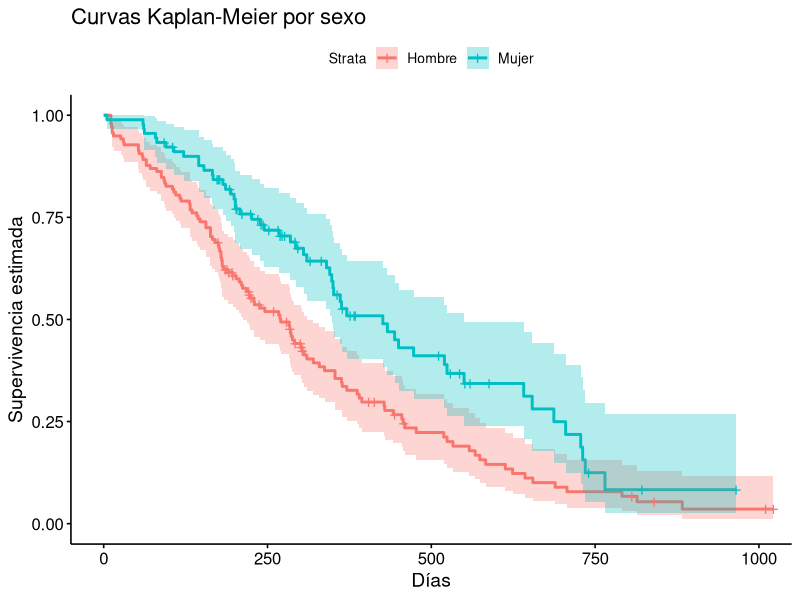

Recreate this plot in R. (Note: this script raises an error after producing the figure.)
## ---- chunk 1
#| results: hide
#| echo: false
packages <- c("survival","asaur","survminer")
if (length(setdiff(packages, rownames(installed.packages()))) > 0) {
  install.packages(setdiff(packages, rownames(installed.packages())), repos = "http://cran.rstudio.com")
}
sapply(packages, require, character.only=TRUE)
## ---- chunk 2
#| echo: true
# Vectores de covariables para dos individuos
X1 <- c(tratamiento = 1, edad = 60)
X2 <- c(tratamiento = 0, edad = 60)

# Coeficientes estimados del modelo
beta <- c(-0.5, 0.04)

# Cálculo de la razón de riesgos
HR <- exp(sum(beta * (X1 - X2)))
HR
## ---- chunk 3
#| echo: true
library(survival)
library(survminer)

# Cargar datos
data(cancer,package = "survival")

# Re-codificar status: 2 = evento, 1 = censura → convertir a 1/0
lung$status2 <- ifelse(lung$status == 2, 1, 0)

# Verificar niveles de sexo
table(lung$sex)  # 1 = hombre, 2 = mujer
## ---- chunk 4
#| echo: true
fit_km <- survfit(Surv(time, status2) ~ factor(sex), data = lung)

ggsurvplot(fit_km,
           data = lung,
           conf.int = TRUE,
           legend.labs = c("Hombre", "Mujer"),
           xlab = "Días", ylab = "Supervivencia estimada",
           title = "Curvas Kaplan-Meier por sexo")
## ---- chunk 5
# Crear tabla de ejemplos
ejemplos_hr <- data.frame(
  Variable = c("tratamiento (experimental vs control)",
               "edad (años)",
               "karno (índice Karnofsky)"),
  Coeficiente = c(-0.510, 0.050, -0.032),
  HR = round(exp(c(-0.510, 0.050, -0.032)), 3),
  Interpretación = c("40% menos riesgo en grupo experimental",
                     "Cada año adicional → +5.1% riesgo",
                     "Cada punto adicional → -3.2% riesgo")
)

# Mostrar tabla
knitr::kable(ejemplos_hr,
             caption = "Ejemplos de interpretación de razones de riesgo (HR)")

## ---- chunk 6
library(knitr)


# Crear los datos
leukemia <- data.frame(
  time = c(6, 6, 6, 7, 10, 13, 16, 22, 23, 6, 9, 10, 11, 17, 19, 20, 25, 32, 32, 34, 35,
           1, 1, 2, 2, 3, 4, 4, 5, 5, 8, 8, 8, 8, 11, 11, 12, 12, 15, 17, 22, 23),
  status = c(rep(1, 9), rep(0, 12), rep(1, 21)),
  group = c(rep(1, 21), rep(2, 21)),
  logWBC = c(2.31, 4.06, 3.28, 4.43, 2.96, 2.88, 3.60, 2.32, 2.57, 
             3.20, 2.80, 2.70, 2.60, 2.16, 2.05, 2.01, 1.78, 2.20, 2.53, 1.47, 1.45,
             2.80, 5.00, 4.91, 4.48, 4.01, 4.36, 2.42, 3.49, 3.97, 
             3.52, 3.05, 2.32, 3.26, 3.49, 2.12, 1.50, 3.06, 2.30, 2.95, 2.73, 1.97)
)

# Crear columnas de tiempo con o sin "+"
leukemia$t_weeks <- ifelse(leukemia$status == 0, paste0(leukemia$time, "+"), as.character(leukemia$time))

# Separar por grupo
grupo1 <- subset(leukemia, group == 1, select = c(t_weeks, logWBC))
grupo2 <- subset(leukemia, group == 2, select = c(t_weeks, logWBC))

# Mostrar resultados
#print(grupo1)
#print(grupo2)


# Combinar las tablas lado a lado
tabla <- data.frame(
  "t(Grupo 1)" = grupo1$t_weeks,
  "log WBC (Grupo 1)" = grupo1$logWBC,
  "t(Grupo 2)" = grupo2$t_weeks,
  "log WBC (Grupo 2)" = grupo2$logWBC
)

# Mostrar con kable
kable(tabla, align = "c", caption = "Leukemia Remission Data: Group 1 (Treatment) vs Group 2 (Placebo)")

## ---- chunk 7
#| echo: true
leukemia <- data.frame(
  time = c(6, 6, 6, 7, 10, 13, 16, 22, 23, 6, 9, 10, 11, 17, 19, 20, 25, 32, 32, 34, 35,
           1, 1, 2, 2, 3, 4, 4, 5, 5, 8, 8, 8, 8, 11, 11, 12, 12, 15, 17, 22, 23),
  status = c(rep(1, 9), rep(0, 12), rep(1, 21)),
  group = c(rep(1, 21), rep(2, 21)),
  logWBC = c(2.31, 4.06, 3.28, 4.43, 2.96, 2.88, 3.60, 2.32, 2.57, 
             3.20, 2.80, 2.70, 2.60, 2.16, 2.05, 2.01, 1.78, 2.20, 2.53, 1.47, 1.45,
             2.80, 5.00, 4.91, 4.48, 4.01, 4.36, 2.42, 3.49, 3.97, 
             3.52, 3.05, 2.32, 3.26, 3.49, 2.12, 1.50, 3.06, 2.30, 2.95, 2.73, 1.97)
)
## ---- chunk 8
#| echo: true
summary(leukemia)
table(leukemia$status,leukemia$group)
## ---- chunk 9
#| echo: true
fit <- survfit(Surv(time, status) ~ group, data = leukemia)
ggsurvplot(fit, xlab = "Tiempo", ylab = "Probabilidad de Supervivencia")
## ---- chunk 10
#| echo: true
cox_model <- coxph(Surv(time, status) ~ factor(group) + logWBC, data = leukemia)
summary(cox_model)
## ---- chunk 11
#| echo: true
exp(coef(cox_model))       # Razón de riesgo (HR)
exp(confint(cox_model))    # Intervalo de confianza del 95% para HR
## ---- chunk 12
#| echo: true
test_ph <- cox.zph(cox_model)
test_ph
plot(test_ph)
## ---- chunk 13
fit <- survfit(cox_model, newdata = data.frame(logWBC = median(leukemia$logWBC), group = c(1, 2)))

# Graficar curvas

ggsurvplot(
  fit,
  data = leukemia,
  legend.title = "Grupo",
  legend.labs = c("Tratamiento", "Placebo"),
  xlab = "Tiempo (semanas)",
  ylab = "Probabilidad de supervivencia ajustada",
  risk.table = TRUE
)
## ---- chunk 14
#| echo: true
fit_loglog <- survfit(Surv(time, status) ~ factor(group), data = leukemia)

ggsurvplot(
  fit_loglog,
  fun = "cloglog",  # complementary log-log
  data = leukemia,
  legend.labs = c("Tratamiento", "Placebo"),
  legend.title = "Grupo",
  xlab = "Tiempo (semanas)",
  ylab = "log(-log(S(t)))",
  title = "Curvas log(-log) por grupo"
)
## ---- chunk 15
#| echo: true
test_ph <- cox.zph(cox_model)
test_ph
## ---- chunk 16
#| echo: true
library(survival)
data(cancer, package="survival")
lung$status2 <- ifelse(lung$status == 2, 1, 0)
lung$sex <- factor(lung$sex, levels = c(1, 2), labels = c("Hombre", "Mujer"))
lung$ph.ecog2 <- factor(lung$ph.ecog, 
                        levels = c(0,1,2,3,4), 
                        labels = c("asymptomatic", 
                                   "symptomatic but completely ambulatory",
                                   "in bed <50% of the day",
                                   "in bed > 50% of the day but not bedbound",
                                   "bedbound"))
head(lung)
summary(lung)
## ---- chunk 17
#| echo: true
lung <- lung %>%
  mutate(surv_obj = Surv(time, status2))

print(lung$surv_obj)
## ---- chunk 18
mod1 <- coxph(surv_obj ~ sex + age, data = lung)
summary(mod1)
## ---- chunk 19
zph1 <- cox.zph(mod1)
zph1
plot(zph1)
## ---- chunk 20
#| echo: true
fit_km <- survfit(surv_obj ~ sex, data = lung)

ggsurvplot(fit_km,
           data = lung,
           conf.int = TRUE,
           xlab = "Días", ylab = "Supervivencia estimada",
           title = "Curvas Kaplan-Meier por sexo")
## ---- chunk 21
ggsurvplot(fit_km,
           data = lung,
           fun = "cloglog",
           conf.int = TRUE,
           xlab = "Días", ylab = "Supervivencia estimada",
           title = "Curvas Kaplan-Meier por sexo")
## ---- chunk 22
#| echo: true
mod_strat <- coxph(surv_obj ~ age + strata(sex), data = lung)
summary(mod_strat)
## ---- chunk 23
zph_strat <- cox.zph(mod_strat)
zph_strat
plot(zph_strat)
## ---- chunk 24
#| echo: true
# Modelo sin estratificación
AIC(mod1)

# Modelo con estratificación
AIC(mod_strat)

# Ver ambos resúmenes
summary(mod1)
## ---- chunk 25
#| echo: true
summary(mod_strat)
anova(mod1, mod_strat, test = "LRT")
## ---- chunk 26
#| echo: true
library(survminer)
fit_strat <- survfit(mod_strat)

ggsurvplot(fit_strat, data = lung,
           legend.title = "Sexo (estratos)",
           xlab = "Días", ylab = "Supervivencia ajustada")
